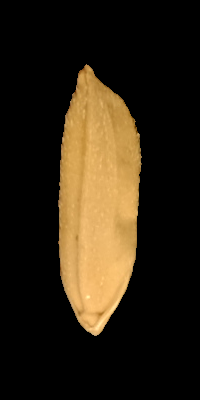
#> input picture Homework/L4/rice.png, 200 x 400 px
$ jupyter execute --allow-errors Assignment8.ipynb   (older library calls are emulated)
#> lines starting #> are read from the running program, lines starting #| are printed output that depends on the picture; after the words box and inside, x2 and y2 are one past the last pixel; in counts of white or black regions, pixels touching at a corner belong together
# Assignment 8: Edge Detection
Tổng quan: Ở bài tập này, chúng ta sẽ thực hành lập trình một số hàm để phát hiện cạnh, đường biên.

Yêu cầu thư viện: OpenCV 3.3, matplotlib

[cell 1]
from IPython.display import Image

import matplotlib.pyplot as plt
import os
import cv2
import numpy as np

## Câu 1:
Viết hàm sử dụng phương pháp gradient (bằng hàm có sẵn) và dùng toán tử  Sobel/Prewitt  để tính đạo hàm.
Sử dụng kết quả trên và Canny để phát hiện đường bao cho một ảnh bất kỳ.
Kiểm tra sự ổn định của hai phương pháp trên toàn bô số ảnh hạt thóc trong thư muc
hiện thời. Nhận xét kết quả đạt được (tỉ lệ thành công của mỗi phương pháp).

[cell 2]
image_path = 'rice.png'
Image(image_path)

### 1.1 Sobel Edge Detection
Thư viện OpenCV cung cấp hàm cv2.Sobel() để tính đạo hàm Sobel của ảnh.

Xem thêm các tham số của hàm: https://docs.opencv.org/2.4/modules/imgproc/doc/filtering.html#sobel

Để các thuật toán phát hiện biên edge detection làm việc tốt, trước hết ta cần làm mịn ảnh để loại bớt nhiễu. Ta có thể dùng hàm cv2.GaussianBlur() để làm mịn ảnh.

Hàm cv2.Sobel() cho phép tính đạo hàm theo các hướng dọc và ngang của ảnh, để tổng hợp kết quả, ta lấy trung bình của đạo hàm theo hai hướng tại mỗi điểm ảnh.

Cuối cùng, Sobel sẽ làm nổi bật các đường biên, còn các nhiễu sẽ mờ hơn, vì vậy ta chọn ngưỡng để loại bỏ các điểm ảnh có độ sáng thấp này.

[cell 3]
def basic_sobel_edge_detection(image_path, blur_ksize=5, sobel_ksize=1, skipping_threshold=30):
#> called with image_path = 'rice.png', blur_ksize = 7, sobel_ksize = 1, skipping_threshold = 30
    img = cv2.imread(image_path)
#> img is the input picture: shape (400, 200, 3); mean B, G, R 19.3, 35.2, 45.8
    gray = cv2.cvtColor(img, cv2.COLOR_BGR2GRAY)
    img_gaussian = cv2.GaussianBlur(gray,(blur_ksize,blur_ksize),0)

    #sobel
    img_sobelx = cv2.Sobel(img_gaussian,cv2.CV_8U,1,0,ksize=sobel_ksize)
    img_sobely = cv2.Sobel(img_gaussian,cv2.CV_8U,0,1,ksize=sobel_ksize)

    img_sobel = (img_sobelx + img_sobely)/2
    for i in range(img_sobel.shape[0]):
        for j in range(img_sobel.shape[1]):
            if img_sobel[i][j] < skipping_threshold:
                img_sobel[i][j] = 0
            else:
                img_sobel[i][j] = 255
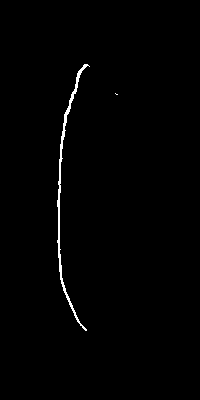
#> img_sobel: shape (400, 200) float64; 0.87% white in thin lines or dots, all inside (x1, y1, x2, y2) = (57, 64, 118, 331)
    return img_sobel

Ta thử chạy hàm với một ảnh trong bộ dữ liệu và xem kết quả

[cell 4]
image_path = 'rice.png'
gray = cv2.imread(image_path, 0)
img_sobel = basic_sobel_edge_detection(image_path, 7, 1, 30)

#> (the rest of this cell did not finish here and is left out)

.

[cell 5]
def sobel_edge_detection(image_path, blur_ksize=7, sobel_ksize=1, skipping_threshold=30):
#> called with image_path = 'rice.png', blur_ksize = 7, sobel_ksize = 1, skipping_threshold = 30
    img = cv2.imread(image_path)
    gray = cv2.cvtColor(img, cv2.COLOR_BGR2GRAY)
    img_gaussian = cv2.GaussianBlur(gray,(blur_ksize,blur_ksize),0)

    sobelx64f = cv2.Sobel(img_gaussian,cv2.CV_64F,1,0,ksize=sobel_ksize)
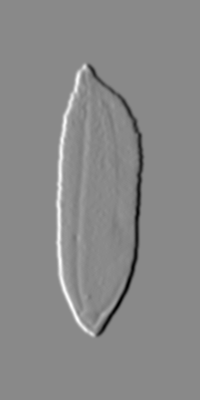
#> sobelx64f: shape (400, 200) float64; min -97, max 83, mean 0; drawn with min black and max white
    abs_sobel64f = np.absolute(sobelx64f)
    img_sobelx = np.uint8(abs_sobel64f)

    sobely64f = cv2.Sobel(img_gaussian,cv2.CV_64F,1,0,ksize=sobel_ksize)
    abs_sobel64f = np.absolute(sobely64f)
    img_sobely = np.uint8(abs_sobel64f)

    img_sobel = (img_sobelx + img_sobely)/2
    for i in range(img_sobel.shape[0]):
        for j in range(img_sobel.shape[1]):
            if img_sobel[i][j] < skipping_threshold:
                img_sobel[i][j] = 0
            else:
                img_sobel[i][j] = 255
#> img_sobel: shape (400, 200) float64; 3.2% white; 2 white regions, box (x1, y1, x2, y2) and area: (88, 65, 144, 336) 1332, (56, 64, 94, 336) 1261
    return img_sobel

[cell 6]
image_path = 'rice.png'
gray = cv2.imread(image_path, 0)
img_sobel = sobel_edge_detection(image_path, 7, 1, 30)

#> (the rest of this cell did not finish here and is left out)

Lưu kết quả Sobel Edge Detection ra thư mục

[cell 7]
image_dir = './data/0'
save_dir = image_dir + '_sobel'
if not os.path.isdir(save_dir):
    os.mkdir(save_dir)
#> (the rest of this cell did not finish here and is left out)

### 1.2. Prewitt Edge Detection
Để tính đạo hàm theo toán tử Prewitt, ta có thể dùng hàm cv2.filter2D() và truyền tham số kernel theo Prewitt.

Tương tự như với toán tử Sobel, ta sẽ tính 2 trường hợp cạnh black-to-white và white-to-black rồi tính trung bình cộng 2 kết quả.

Cuối cùng đặt ngưỡng loại bỏ nhiễu.

[cell 8]
def prewitt_edge_detection(image_path, blur_ksize = 5, skipping_threshold=30):
#> called with image_path = 'rice.png', blur_ksize = 9, skipping_threshold = 30
    img = cv2.imread(image_path)
    gray = cv2.cvtColor(img, cv2.COLOR_BGR2GRAY)
    img_gaussian = cv2.GaussianBlur(gray,(blur_ksize,blur_ksize),0)

    #prewitt
    kernelx = np.array([[1,1,1],[0,0,0],[-1,-1,-1]])
    kernely = np.array([[-1,0,1],[-1,0,1],[-1,0,1]])
    img_prewittx = cv2.filter2D(img_gaussian, -1, kernelx)
    img_prewitty = cv2.filter2D(img_gaussian, -1, kernely)
    img_prewitt1 = (img_prewittx + img_prewitty)/2

    kernelx2 = np.array([[-1,-1,-1],[0,0,0],[1,1,1]])
    kernely2 = np.array([[1,0,-1],[1,0,-1],[1,0,-1]])
    img_prewittx2 = cv2.filter2D(img_gaussian, -1, kernelx2)
    img_prewitty2 = cv2.filter2D(img_gaussian, -1, kernely2)
    img_prewitt2 = (img_prewittx2 + img_prewitty2)/2

    img_prewitt = (img_prewitt1 + img_prewitt2)/2
    for i in range(img_prewitt.shape[0]):
        for j in range(img_prewitt.shape[1]):
            if img_prewitt[i][j] < skipping_threshold:
                img_prewitt[i][j] = 0
            else:
                img_prewitt[i][j] = 255
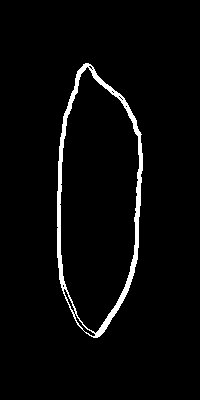
#> img_prewitt: shape (400, 200) float64; 3.2% white; 1 white region, box (x1, y1, x2, y2) and area: (57, 63, 143, 338) 2578
    return img_prewitt

[cell 9]
image_path = 'rice.png'
gray = cv2.imread(image_path, 0)
img_prewitt = prewitt_edge_detection(image_path, 9, 30)

#> (the rest of this cell did not finish here and is left out)

[cell 10]
image_dir = './data/0'
save_dir = image_dir + '_prewitt'
if not os.path.isdir(save_dir):
    os.mkdir(save_dir)
#> (the rest of this cell did not finish here and is left out)

### 1.3. Canny Edge Detection
Thư viện OpenCV cung cấp hàm cv2.Canny() để phát hiện biên bằng thuật toán Canny.

https://docs.opencv.org/2.4/modules/imgproc/doc/feature_detection.html#cv2.Canny

Tương tự như các phương pháp phát hiện biên ở trên, trước hết ta cũng dùng cv2.GaussianBlur() để làm mịn ảnh rồi chọn ngưỡng để loại bỏ nhiễu.

[cell 11]
def canny_edge_detection(image_path, blur_ksize=5, threshold1=100, threshold2=200, skipping_threshold=30):
#> called with image_path = 'rice.png', blur_ksize = 15, threshold1 = 100, threshold2 = 200, skipping_threshold = 30
    img = cv2.imread(image_path)
    gray = cv2.cvtColor(img, cv2.COLOR_BGR2GRAY)
    img_gaussian = cv2.GaussianBlur(gray,(blur_ksize,blur_ksize),0)

    img_canny = cv2.Canny(img_gaussian,threshold1,threshold2)
#> img_canny: shape (400, 200); 0.81% white in thin lines or dots, all inside (x1, y1, x2, y2) = (58, 65, 142, 335)
    return img_canny

[cell 12]
image_path = 'rice.png'
gray = cv2.imread(image_path, 0)
img_canny = canny_edge_detection(image_path, 15, 100, 200, 30)

cv2.imwrite('canny.png', img_canny)
Image('canny.png')

[cell 13]
image_dir = './data/0'
save_dir = image_dir + '_canny'
if not os.path.isdir(save_dir):
    os.mkdir(save_dir)
#> (the rest of this cell did not finish here and is left out)

## Câu 3:
Đếm số pixel trên mỗi đường bao (chu vi) từ kết quả câu 2. Vẽ phân bố vể chu vi của mỗi
giống thóc (sử dụng dữ liệu của 30 ảnh). Nhận xét sự khác biệt giữa hai phân bố khi dùng kết
quả của hai phương pháp phát hiện biên tương ứng.

### Phân bố của Sobel edge detection

[cell 14]
image_dir = './data/0'
list_c = []
#> (the rest of this cell did not finish here and is left out)

### Phân bố của Prewitt edge detectimon

[cell 15]
image_dir = './data/0'
list_c = []
#> (the rest of this cell did not finish here and is left out)

### Phân bố của Canny edge detection

[cell 16]
image_dir = './data/0'
list_c = []
#> (the rest of this cell did not finish here and is left out)

## Câu 4:
Phát hiện làn đường: Dùng các phương pháp phát hiện biên ở trên để phát hiện làn đường trong các trường hợp sau

### 4.1: Làn đường thẳng

[cell 17]
Image('./lane_detection/lane1.png')

[cell 18]
image_path = './lane_detection/lane1.png'

### YOUR CODE HERE ###
img_sobel = sobel_edge_detection(image_path, 3, 1, 30)
#> call 2 of sobel_edge_detection, with image_path = './lane_detection/lane1.png', blur_ksize = 3, sobel_ksize = 1, skipping_threshold = 30
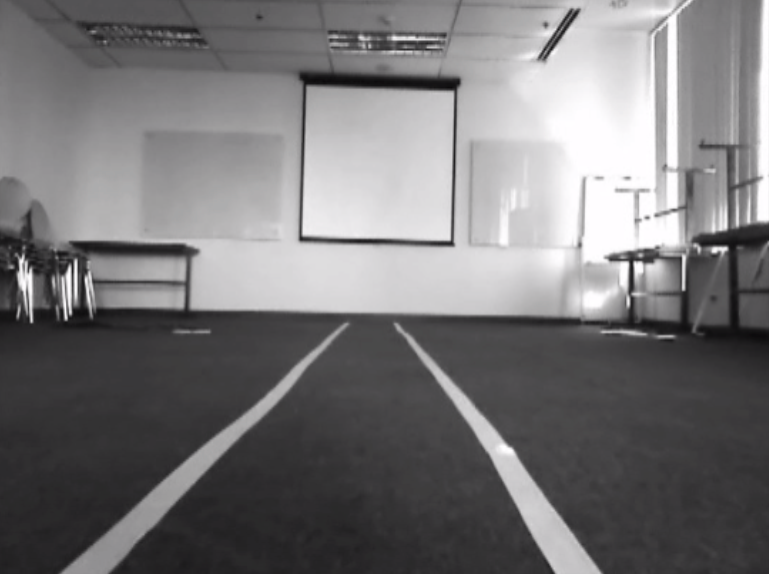
#> input picture Homework/L4/lane_detection/lane1.png, 769 x 574 px
#> in sobel_edge_detection, img is the input picture: shape (574, 769, 3); mean B, G, R 119.4, 118, 119.3
#> after the loop in sobel_edge_detection (call 2), `for i in range(img_sobel.shape[0]):`: img_sobel: shape (574, 769) float64; 3.2% white; 166 white regions (99 under 20 px), largest, box (x1, y1, x2, y2) and area: (449, 77, 463, 247) 1021, (408, 333, 604, 574) 994, (401, 334, 557, 574) 991
### YOUR CODE HERE ###

cv2.imwrite('lane1_sobel.png', img_sobel)
Image('lane1_sobel.png')

[cell 19]
image_path = './lane_detection/lane1.png'

### YOUR CODE HERE ###
img_canny = canny_edge_detection('./lane_detection/lane1.png', 5, 100, 200, 30)
#> call 2 of canny_edge_detection, with image_path = './lane_detection/lane1.png', blur_ksize = 5, threshold1 = 100, threshold2 = 200, skipping_threshold = 30
#> in canny_edge_detection (call 2), `img_canny = cv2.Canny(img_gaussian,threshold1,threshold2)`:
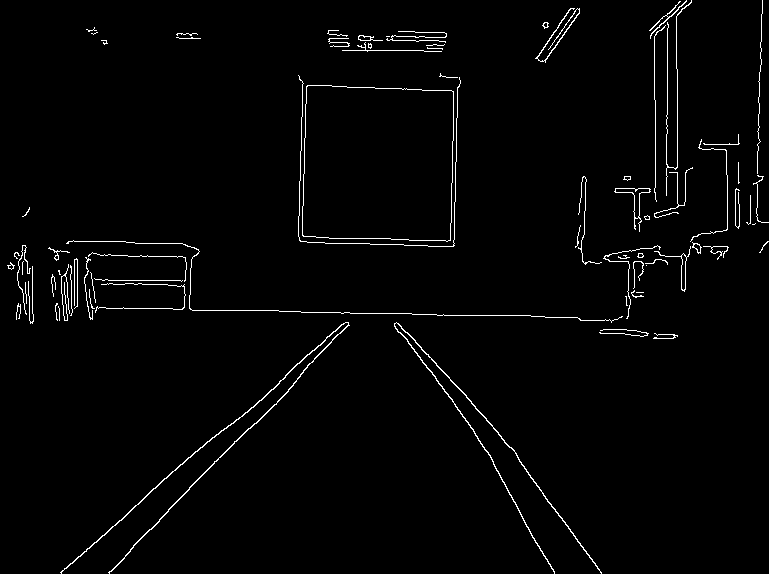
#> img_canny: shape (574, 769); 1.9% white in thin lines or dots
### YOUR CODE HERE ###

cv2.imwrite('lane1_canny.png', img_canny)
Image('lane1_canny.png')

Thư viện OpenCV cung cấp hàm cv2.HoughLinesP() để tìm ra các đoạn thẳng biên từ tập hợp các điểm biên (có được nhờ thuật toán Canny).

https://docs.opencv.org/3.4.3/dd/d1a/group__imgproc__feature.html#ga46b4e588934f6c8dfd509cc6e0e4545a

Parameters
- image: 8-bit, single-channel binary source image. The image may be modified by the function.
- rho: Distance resolution of the accumulator in pixels.
- theta: Angle resolution of the accumulator in radians.
- threshold: Accumulator threshold parameter. Only those lines are returned that get enough votes ( >threshold ).
- minLineLength: Minimum line length. Line segments shorter than that are rejected.
- maxLineGap: Maximum allowed gap between points on the same line to link them.

[cell 20]
img = cv2.imread(image_path)
gray = cv2.cvtColor(img,cv2.COLOR_BGR2GRAY)
gray = cv2.GaussianBlur(gray, (5,5), 0)
edges = canny_edge_detection('./lane_detection/lane1.png', 5, 100, 200, 30)

minLineLength = 30
maxLineGap = 10
lines = cv2.HoughLinesP(edges,1,np.pi/180,50,minLineLength,maxLineGap)
#> lines = 111 rows, first 6: [301, 312, 340, 312], [192, 485, 214, 463], [211, 465, 254, 423], [382, 313, 411, 313], [321, 343, 345, 322], [61, 572, 84, 551]

for line in lines:
    for x1,y1,x2,y2 in line:
        cv2.line(img,(x1,y1),(x2,y2),(0,0,255),2)
#> this loop made 111 passes
#> line on passes 1 to 12: [[301, 312, 340, 312]], [[192, 485, 214, 463]], [[211, 465, 254, 423]], [[382, 313, 411, 313]], [[321, 343, 345, 322]], [[61, 572, 84, 551]], [[474, 433, 484, 447]], [[542, 493, 597, 566]], [[677, 167, 677, 69]], [[545, 317, 577, 317]], [[435, 378, 457, 407]], [[109, 572, 130, 551]]
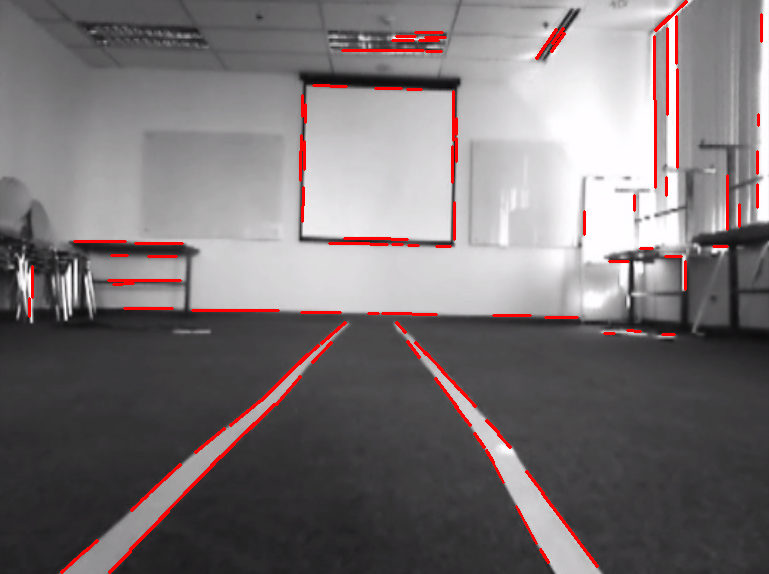
#> img: shape (574, 769, 3); mean B, G, R 116.1, 114.8, 122.1

cv2.imwrite('houghlines.jpg',img)
Image('houghlines.jpg')

### 4.2: Làn đường cong

[cell 21]
Image('./lane_detection/lane2.png')

[cell 22]
image_path = './lane_detection/lane2.png'
### YOUR CODE HERE ###
img_sobel = sobel_edge_detection(image_path, 7, 1, 15)
#> call 3 of sobel_edge_detection, with image_path = './lane_detection/lane2.png', blur_ksize = 7, sobel_ksize = 1, skipping_threshold = 15
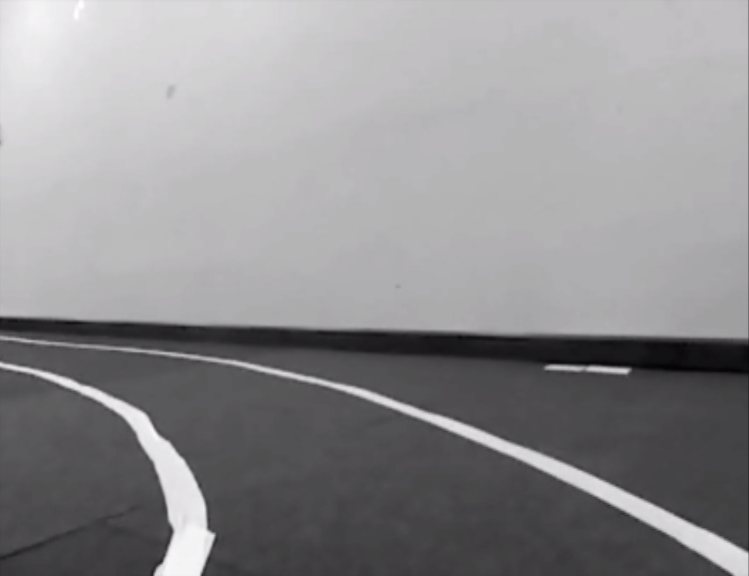
#> input picture Homework/L4/lane_detection/lane2.png, 749 x 576 px
#> in sobel_edge_detection, img is the input picture: shape (576, 749, 3); mean B, G, R 143.5, 141.9, 143.3
#> in sobel_edge_detection (call 3), `sobelx64f = cv2.Sobel(img_gaussian,cv2.CV_64F,1,0,ksize=sobel_ksize)`:
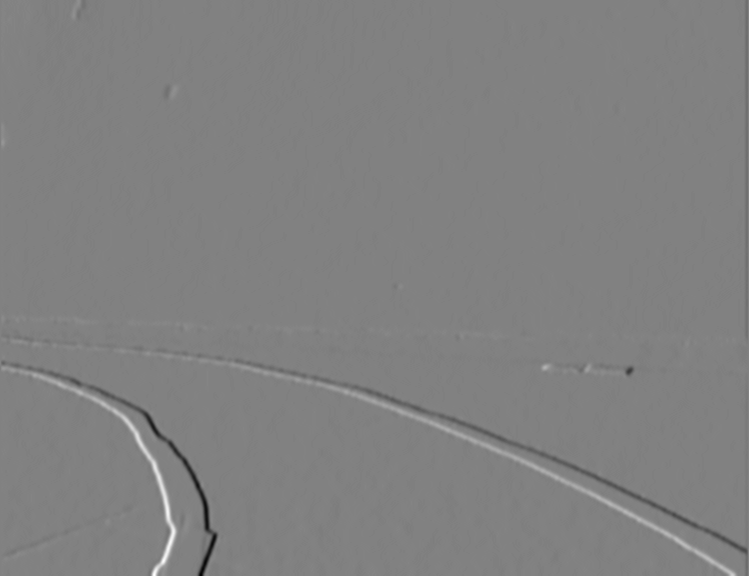
#> sobelx64f: shape (576, 749) float64; min -79, max 77, mean -0.1; drawn with min black and max white
#> after the loop in sobel_edge_detection (call 3), `for i in range(img_sobel.shape[0]):`:
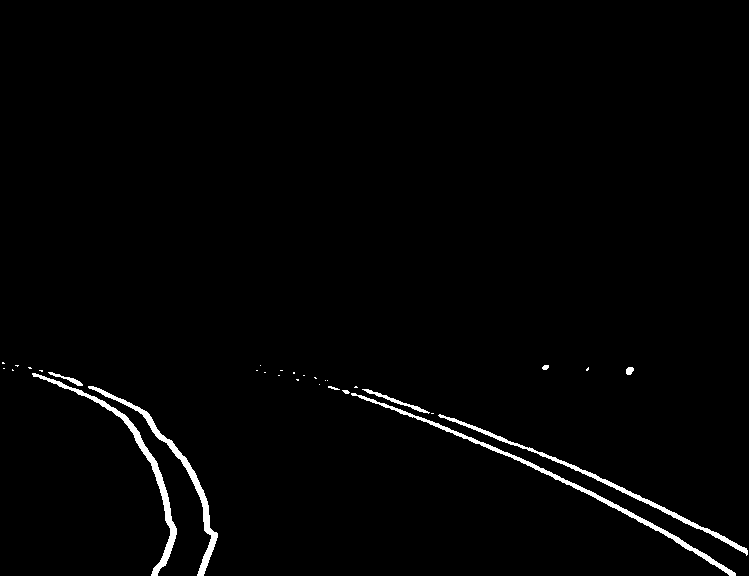
#> img_sobel: shape (576, 749) float64; 1.5% white; 31 white regions (21 under 20 px), largest, box (x1, y1, x2, y2) and area: (351, 393, 736, 576) 1729, (32, 373, 177, 576) 1557, (88, 386, 218, 576) 1434
### YOUR CODE HERE ###

cv2.imwrite('lane2_sobel.png', img_sobel)
Image('lane2_sobel.png')

[cell 23]
### YOUR CODE HERE ###
img_canny = canny_edge_detection('./lane_detection/lane2.png', 5, 70, 150, 30)
#> call 4 of canny_edge_detection, with image_path = './lane_detection/lane2.png', blur_ksize = 5, threshold1 = 70, threshold2 = 150, skipping_threshold = 30
#> in canny_edge_detection (call 4), `img_canny = cv2.Canny(img_gaussian,threshold1,threshold2)`:
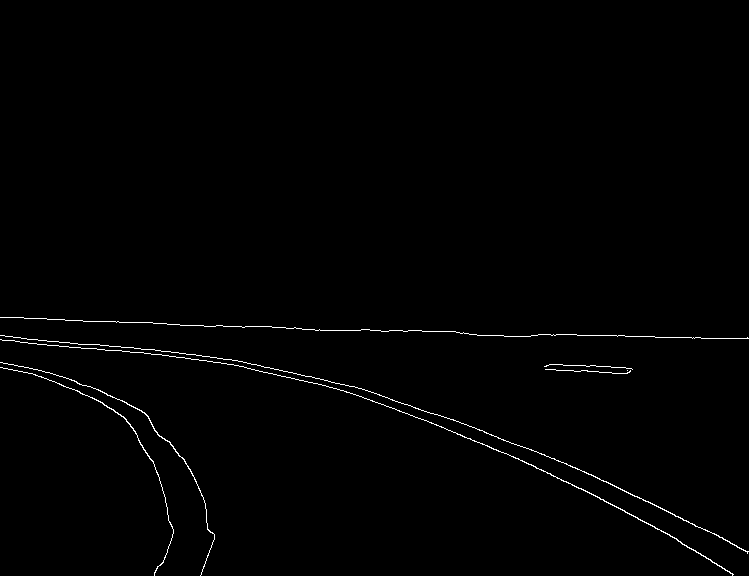
#> img_canny: shape (576, 749); 0.78% white in thin lines or dots, all inside (x1, y1, x2, y2) = (0, 317, 749, 576)
